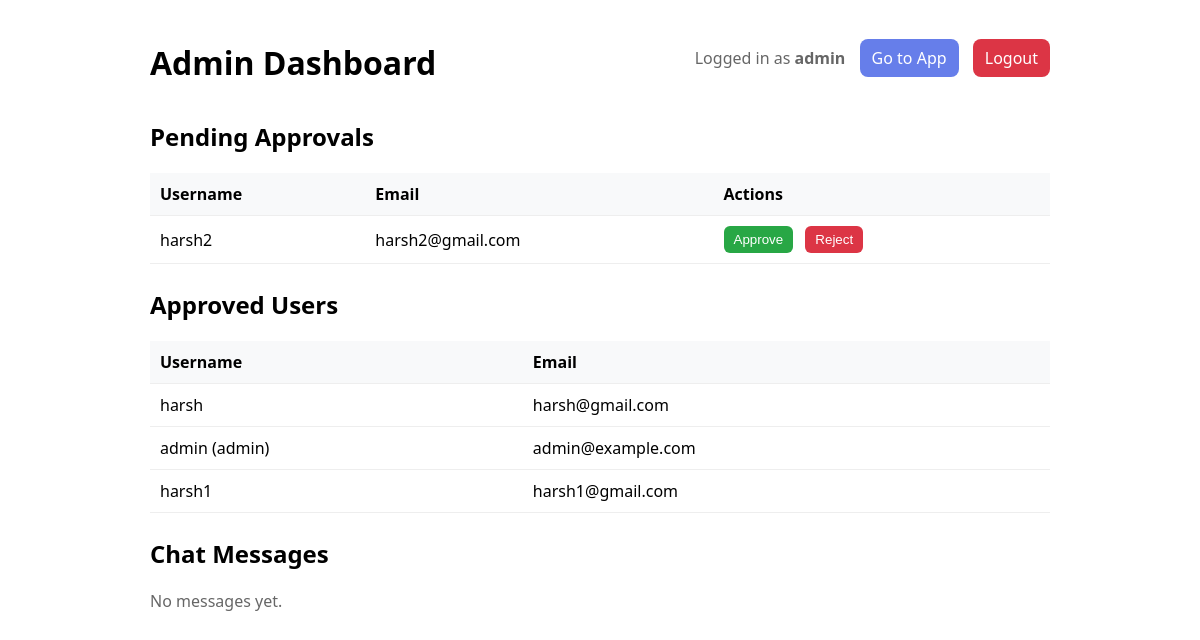
The app's page /admin (signed in), older data.
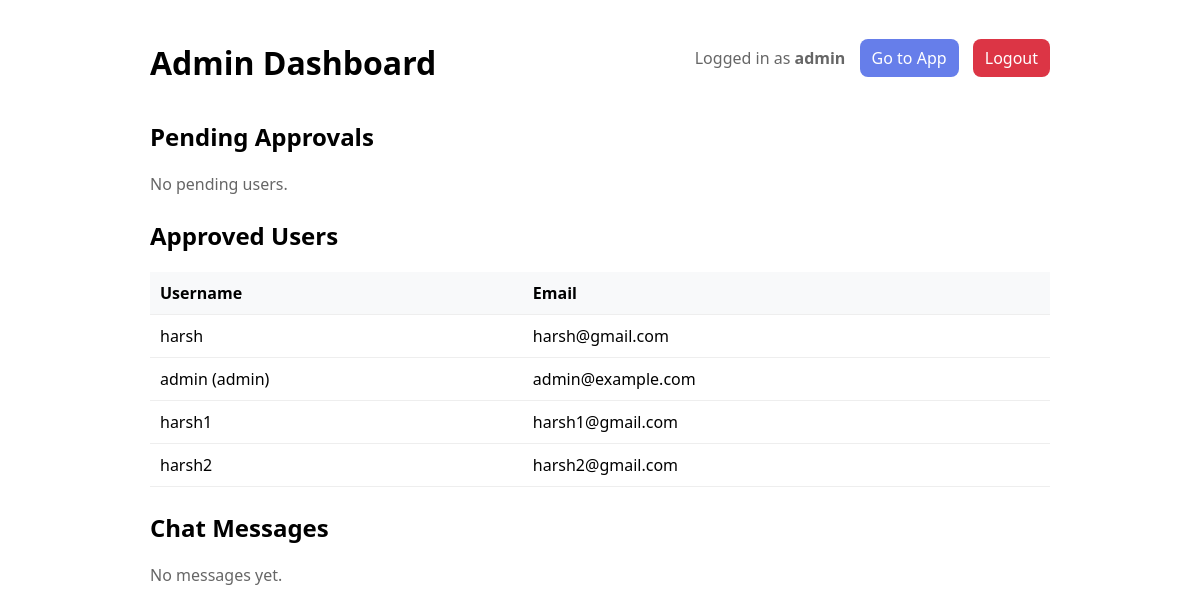
The same page, newer data.
### server.py (models this page shows, shortened)
class User(UserMixin, db.Model):
    id = db.Column(db.Integer, primary_key=True)
    username = db.Column(db.String(80), unique=True, nullable=False)
    email = db.Column(db.String(120), unique=True, nullable=False)
    password_hash = db.Column(db.String(120), nullable=False)
    is_admin = db.Column(db.Boolean, default=False, nullable=False)
    is_approved = db.Column(db.Boolean, default=False, nullable=False)

### server.py (the view, shortened to what this page needs)
@app.route('/admin')
@login_required
@admin_required
def admin_dashboard():
    pending_users = User.query.filter_by(is_approved=False).all()
    approved_users = User.query.filter_by(is_approved=True).all()
    all_messages = []
    all_messages.sort(key=lambda x: (x['room'], x['index']))
    return render_template('admin.html', pending_users=pending_users, approved_users=approved_users, all_messages=all_messages)

### server.py (called while the page is built)
@login_manager.user_loader
def load_user(user_id):
    return User.query.get(int(user_id))

def admin_required(func):
    from functools import wraps
    @wraps(func)
    def wrapper(*args, **kwargs):
        if not current_user.is_authenticated or not current_user.is_admin:
            abort(403)
        return func(*args, **kwargs)
    return wrapper

### templates/admin.html (shortened to what this page needs)
<!doctype html>
<html>
<head>
</head>
<body>
  <div class="topbar">
    <h1>Admin Dashboard</h1>
    <div>
      <span class="muted">Logged in as <strong>{{ current_user.username }}</strong></span>
      <a class="btn" href="{{ url_for('index') }}" style="margin-left:10px;">Go to App</a>
      <a class="btn" href="{{ url_for('logout') }}" style="margin-left:10px;background:#dc3545;">Logout</a>
    </div>
  </div>
  <div class="section">
    <h2>Pending Approvals</h2>
    {% if pending_users %}
      <table>
        <thead>
          <tr>
            <th>Username</th>
            <th>Email</th>
            <th>Actions</th>
          </tr>
        </thead>
        <tbody>
          {% for u in pending_users %}
            <tr>
              <td>{{ u.username }}</td>
              <td>{{ u.email }}</td>
              <td>
                <form method="POST" action="{{ url_for('approve_user', user_id=u.id) }}">
                  <button class="approve" type="submit">Approve</button>
                </form>
                <form method="POST" action="{{ url_for('reject_user', user_id=u.id) }}" style="display:inline;margin-left:8px;">
                  <button class="approve" type="submit" style="background:#dc3545;">Reject</button>
                </form>
              </td>
            </tr>
          {% endfor %}
        </tbody>
      </table>
    {% else %}
      <p class="muted">No pending users.</p>
    {% endif %}
  </div>
  <div class="section">
    <h2>Approved Users</h2>
    {% if approved_users %}
      <table>
        <thead>
          <tr>
            <th>Username</th>
            <th>Email</th>
          </tr>
        </thead>
        <tbody>
          {% for u in approved_users %}
            <tr>
              <td>{{ u.username }}{% if u.is_admin %} (admin){% endif %}</td>
              <td>{{ u.email }}</td>
            </tr>
          {% endfor %}
        </tbody>
      </table>
    {% else %}
      <p class="muted">No approved users yet.</p>
    {% endif %}
  </div>
  <div class="section">
    <h2>Chat Messages</h2>
    {% if all_messages %}
      <table>
        <thead>
          <tr>
            <th>Room</th>
            <th>User</th>
            <th>Message</th>
            <th>Actions</th>
          </tr>
        </thead>
        <tbody>
          {% for msg in all_messages %}
            <tr>
              <td>{{ msg.room }}</td>
              <td>{{ msg.user }}</td>
              <td style="max-width: 300px; word-wrap: break-word;">{{ msg.message }}</td>
              <td>
                <form method="POST" action="{{ url_for('delete_message', message_index=msg.index) }}" style="display:inline;">
                  <input type="hidden" name="room" value="{{ msg.room }}">
                  <button type="submit" style="background:#dc3545;color:white;border:none;padding:4px 8px;border-radius:4px;cursor:pointer;font-size:0.8rem;">Delete</button>
                </form>
              </td>
            </tr>
          {% endfor %}
        </tbody>
      </table>
    {% else %}
      <p class="muted">No messages yet.</p>
    {% endif %}
  </div>
</body>
</html>

Row changes from the older to the newer data that the page shows:
changed User "harsh2": moves from the list under "Pending Approvals" to the list under "Approved Users"
Text that changed along with them:
text no longer shown: "Username Email Actions"
text now shown: "No pending users."
